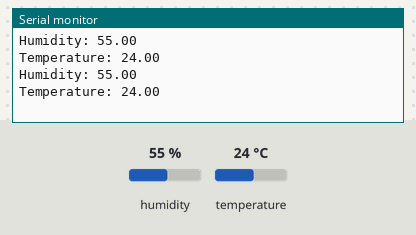
The sketch below on a simulated Arduino Uno, built with avr-gcc and run on an emulated ATmega328P. Parts: the last lines printed to the serial monitor. The inputs (shaded band) are chosen by the test bench; at power-on: humidity 55 %, temperature 24 °C.

Above: at 3.8 s.
3.9 s: humidity set to 22 %
At 6.4 s:
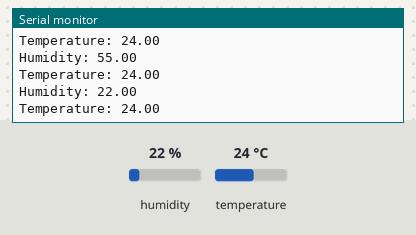
7.8 s: temperature set to 12 °C
At 9.6 s:
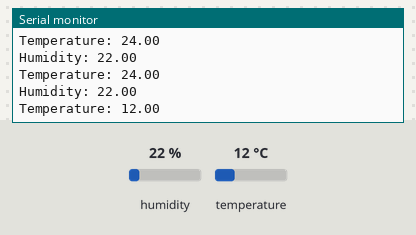
11.7 s: humidity set to 40 %
At 12.8 s:
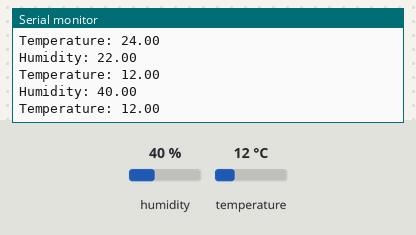
Timing chart, 0 to 14.7 s (numbered marks = the images above; inputs shaded):
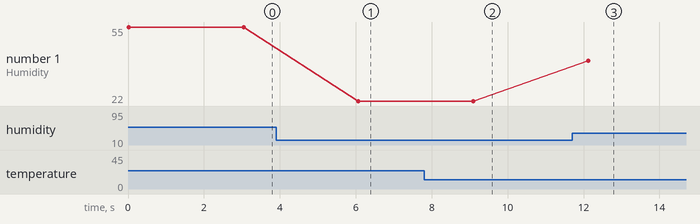

The sketch:

IndoorEnv_ArduinoUNO.ino
```cpp
#include "DHT.h"
DHT dht(2, DHT11);                   // DHT11的数据引脚连接开发板2号引脚
void setup() {                       // 程序初始化代码，执行一次
  Serial.begin(9600);                // 串口打印波特率为9600 Bd/s
  dht.begin();                       // 初始化DHT11模块
}
void loop() {
  float h = dht.readHumidity();      // 读湿度数据
  float t = dht.readTemperature();   // 读温度数据
  Serial.print("Humidity: ");
  Serial.println(h);                 // 打印湿度
  Serial.print("Temperature: ");
  Serial.println(t);                 // 打印温度
  delay(3000);                       // 每间隔3秒打印一次环境数据
}
```

Measured:
- after the input at 3.9 s, the serial monitor: prints a new line after 2.2 s (image 1)
- after the input at 7.8 s, the serial monitor: prints a new line after 1.3 s (image 2)
- after the input at 11.7 s, the serial monitor: prints a new line after 0.42 s (image 3)
- plotted number 1: 55 → 22 after the input at 3.9 s, 22 → 40 after the input at 11.7 s
